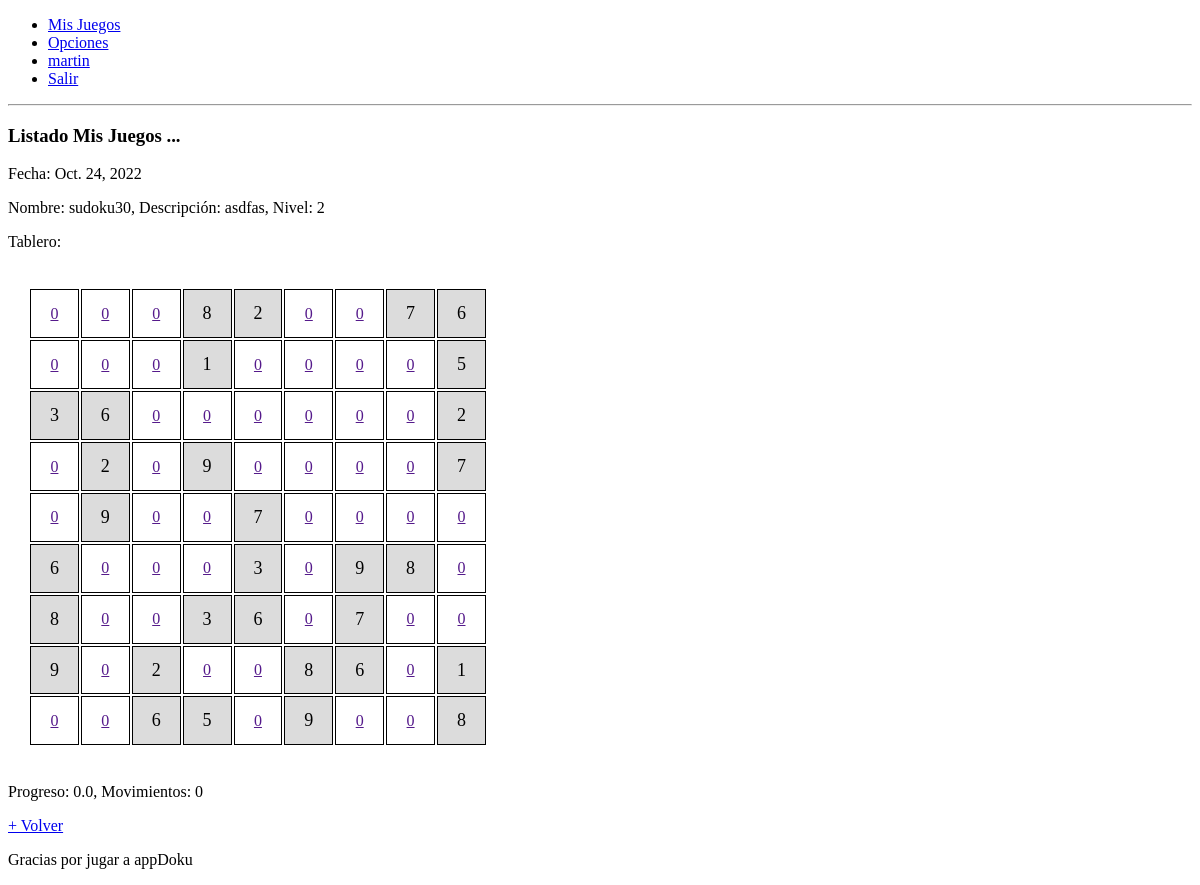
Before: /tablero/7 (signed in) with the older database file.
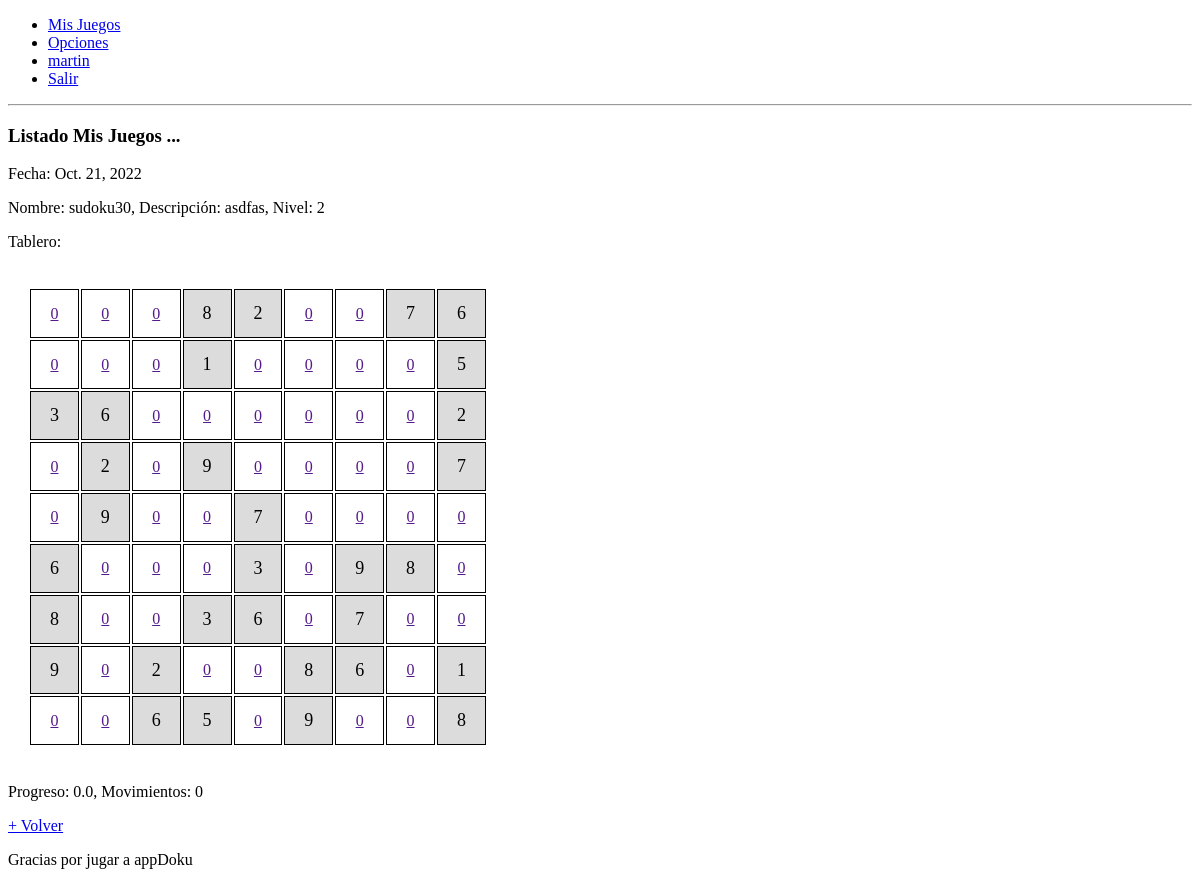
After: the same page with the newer database file.
### AppDoku/models.py (models this page shows, shortened)
class MiJuego(models.Model):
    user = models.ForeignKey(User, on_delete = models.CASCADE)
    fecha = models.DateField()
    nombre = models.CharField(max_length=40)
    descripcion = models.CharField(max_length = 200)
    nivel = models.IntegerField(default=1)
    sudoku_inicial = models.CharField(max_length=81)
    sudoku_final = models.CharField(max_length=81)
    numeros = models.IntegerField()
    ceros = models.IntegerField()
    progreso = models.FloatField(default=0)
    movimientos = models.IntegerField(default=0)

### AppDoku/views.py (the view)
# urls.py: path('tablero/<id_juego>', tablero),
@login_required
def tablero(request, id_juego):
    juego = MiJuego.objects.get(id = id_juego)
    sudoku_final_lst=[]
    for fila in range(9):
        sudoku_final_lst.append(list(juego.sudoku_final[fila*9:(fila+1)*9]))
    return render(request, 'juegos/tablero.html', {'juego': juego, 'sudoku_final_lst': sudoku_final_lst})

### AppDoku/template/juegos/tablero.html
{% extends "misJuegos.html" %}
{% load static %}
{% block contenido %}
    <hr>
    <h3>Listado Mis Juegos ...</h3>
    <p>Fecha: {{juego.fecha}}</p>
    <p>Nombre: {{juego.nombre}}, Descripción: {{juego.descripcion}}, Nivel: {{juego.nivel}}</p>
    <p>Tablero:</p>
    <table style = "width: 500px; height: 500px; padding: 20px">
    {% for fila in sudoku_final_lst %}
    <tr>
        {% for elemento in fila %}
            {% if elemento == '0' %}
                <td style = "border: 1px solid black; text-align: center;">
                    <a href="">{{elemento}}</a>
                </td>
                {% else %}
                <td style = "border: 1px solid black; text-align: center; background-color: gainsboro; font-size: large;">
                    {{ elemento }}
                </td>
            {% endif %}
        {% endfor %}
    </tr>
    {% endfor %}
    </table>
    <p>Progreso: {{juego.progreso}}, Movimientos: {{juego.movimientos}}</p>
    <a href="/listar_juegos">+ Volver</a>
    <p>Gracias por jugar a appDoku</p>
    {% endblock %}

Changed rows visible on the page:
changed MiJuego "sudoku30": fecha "Oct. 24, 2022" → "Oct. 21, 2022"
